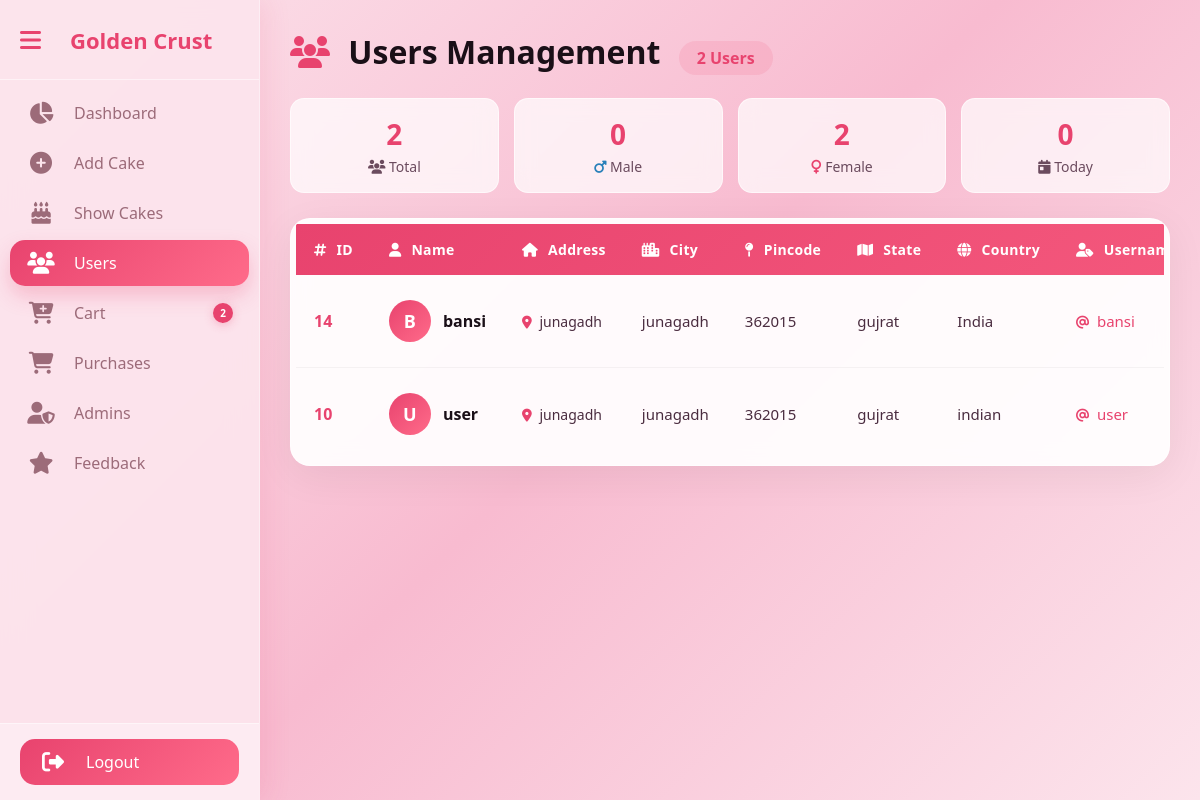
/project/admin/users.php (signed in), run on the app's committed database.
### tables this page shows
CREATE TABLE `users` (
  `id` int(11) NOT NULL,
  `name` varchar(100) NOT NULL,
  `address` text DEFAULT NULL,
  `city` varchar(100) DEFAULT NULL,
  `pincode` varchar(10) DEFAULT NULL,
  `state` varchar(100) DEFAULT NULL,
  `country` varchar(100) DEFAULT NULL,
  `username` varchar(100) DEFAULT NULL,
  `email` varchar(100) NOT NULL,
  `dob` date DEFAULT NULL,
  `password` varchar(100) NOT NULL,
  `gender` enum('Male','Female','Other') DEFAULT NULL,
  `mobileno` varchar(15) DEFAULT NULL,
  `created_at` timestamp NOT NULL DEFAULT current_timestamp(),
  `phone` varchar(20) DEFAULT NULL
);

### project/admin/users.php (the view, shortened to what this page needs)
<?php
$conn = mysqli_connect("localhost","root","","golden_crust");
$result = mysqli_query($conn,"SELECT * FROM users ORDER BY id DESC");
$total_users = mysqli_num_rows($result);
?>
<!DOCTYPE html>
<html>
<head>
    <link rel="stylesheet" href="https://cdnjs.cloudflare.com/ajax/libs/font-awesome/6.4.0/css/all.min.css">
</head>
<body>
<?php include "includes/sidebar.php"; ?>
<div class="main" id="main">
    <div class="page-header">
        <div class="title">
            <i class="fas fa-users"></i> Users Management
            <span class="badge"><?php echo $total_users; ?> Users</span>
        </div>
    </div>
    <div class="stats-summary">
        <div class="stat-card">
            <div class="stat-number"><?php echo $total_users; ?></div>
            <div class="stat-label"><i class="fas fa-users"></i> Total</div>
        </div>
        <div class="stat-card">
            <div class="stat-number">
                <?php
                $male = mysqli_query($conn, "SELECT COUNT(*) AS total FROM users WHERE gender = 'Male'");
                echo mysqli_fetch_assoc($male)['total'] ?? 0;
                ?>
            </div>
            <div class="stat-label"><i class="fas fa-mars" style="color:#2980b9;"></i> Male</div>
        </div>
        <div class="stat-card">
            <div class="stat-number">
                <?php
                $female = mysqli_query($conn, "SELECT COUNT(*) AS total FROM users WHERE gender = 'Female'");
                echo mysqli_fetch_assoc($female)['total'] ?? 0;
                ?>
            </div>
            <div class="stat-label"><i class="fas fa-venus" style="color:#e8436e;"></i> Female</div>
        </div>
        <div class="stat-card">
            <div class="stat-number">
                <?php
                $today = mysqli_query($conn, "SELECT COUNT(*) AS total FROM users WHERE DATE(created_at) = CURDATE()");
                echo mysqli_fetch_assoc($today)['total'] ?? 0;
                ?>
            </div>
            <div class="stat-label"><i class="fas fa-calendar-day"></i> Today</div>
        </div>
    </div>
    <div class="table-wrapper">
        <div class="table-scroll">
            <table>
                <thead>
                    <tr>
                        <th><i class="fas fa-hashtag"></i> ID</th>
                        <th><i class="fas fa-user"></i> Name</th>
                        <th><i class="fas fa-home"></i> Address</th>
                        <th><i class="fas fa-city"></i> City</th>
                        <th><i class="fas fa-map-pin"></i> Pincode</th>
                        <th><i class="fas fa-map"></i> State</th>
                        <th><i class="fas fa-globe"></i> Country</th>
                        <th><i class="fas fa-user-tag"></i> Username</th>
                    </tr>
                </thead>
                <tbody>
                    <?php if($total_users > 0): ?>
                        <?php while($row = mysqli_fetch_assoc($result)): ?>
                        <tr>
                            <td class="id-cell"><?php echo $row['id']; ?></td>
                            <td>
                                <div class="user-cell">
                                    <div class="user-avatar">
                                        <?php echo strtoupper(substr($row['name'], 0, 1)); ?>
                                    </div>
                                    <span class="user-name"><?php echo htmlspecialchars($row['name']); ?></span>
                                </div>
                            </td>
                            <td>
                                <?php if(!empty($row['address'])): ?>
                                    <span class="address-text" title="<?php echo htmlspecialchars($row['address']); ?>">
                                        <i class="fas fa-map-marker-alt"></i>
                                        <?php echo htmlspecialchars(substr($row['address'], 0, 30)); ?>
                                    </span>
                                <?php else: ?>
                                    <span style="color: #b395a5; font-size: 14px;">—</span>
                                <?php endif; ?>
                            </td>
                            <td>
                                <?php if(!empty($row['city'])): ?>
                                    <span class="city-text"><?php echo htmlspecialchars($row['city']); ?></span>
                                <?php else: ?>
                                    <span style="color: #b395a5; font-size: 14px;">—</span>
                                <?php endif; ?>
                            </td>
                            <td>
                                <?php if(!empty($row['pincode'])): ?>
                                    <span class="pincode-text"><?php echo htmlspecialchars($row['pincode']); ?></span>
                                <?php else: ?>
                                    <span style="color: #b395a5; font-size: 14px;">—</span>
                                <?php endif; ?>
                            </td>
                            <td>
                                <?php if(!empty($row['state'])): ?>
                                    <span class="state-text"><?php echo htmlspecialchars($row['state']); ?></span>
                                <?php else: ?>
                                    <span style="color: #b395a5; font-size: 14px;">—</span>
                                <?php endif; ?>
                            </td>
                            <td>
                                <?php if(!empty($row['country'])): ?>
                                    <span class="country-text"><?php echo htmlspecialchars($row['country']); ?></span>
                                <?php else: ?>
                                    <span style="color: #b395a5; font-size: 14px;">—</span>
                                <?php endif; ?>
                            </td>
                            <td>
                                <?php if(!empty($row['username'])): ?>
                                    <span class="username-text">
                                        <i class="fas fa-at"></i> <?php echo htmlspecialchars($row['username']); ?>
                                    </span>
                                <?php else: ?>
                                    <span style="color: #b395a5; font-size: 14px;">—</span>
                                <?php endif; ?>
                            </td>
                        </tr>
                        <?php endwhile; ?>
                    <?php endif; ?>
                </tbody>
            </table>
        </div>
    </div>
</div>
</body>
</html>

### project/admin/users.php (style rules this page uses)
* { margin: 0; padding: 0; box-sizing: border-box; }
body { font-family: 'Poppins', sans-serif; background: linear-gradient(135deg, #fce4ec, #f8bbd0, #fce4ec); min-height: 100vh; }
.main { margin-left: 85px; padding: 30px; transition: margin-left 0.35s ease; min-height: 100vh; }
.main.shift { margin-left: 260px; }
.page-header { display: flex; align-items: center; justify-content: space-between; flex-wrap: wrap; gap: 15px; margin-bottom: 25px; }
.page-header .title { font-size: 32px; font-weight: 800; color: #1a0f17; }
.page-header .title i { color: #e8436e; margin-right: 10px; }
.page-header .title .badge { font-size: 16px; background: rgba(232, 67, 110, 0.12); color: #e8436e; padding: 6px 18px; border-radius: 30px; font-weight: 600; margin-left: 10px; }
.table-wrapper { background: rgba(255, 255, 255, 0.92); backdrop-filter: blur(10px); border-radius: 20px; padding: 5px; box-shadow: 0 10px 40px rgba(0, 0, 0, 0.06); overflow: hidden; border: 1px solid rgba(255, 255, 255, 0.6); }
.table-scroll { overflow-x: auto; }
table { width: 100%; border-collapse: collapse; font-size: 15px; min-width: 1200px; }
thead { background: linear-gradient(135deg, #e8436e, #ff6b8a); }
thead th { color: #fff; padding: 16px 18px; text-align: left; font-weight: 600; font-size: 14px; letter-spacing: 0.3px; white-space: nowrap; }
thead th i { margin-right: 6px; font-size: 14px; }
tbody tr { border-bottom: 1px solid rgba(0, 0, 0, 0.04); transition: 0.3s; }
tbody tr:last-child { border-bottom: none; }
tbody td { padding: 16px 18px; color: #2d1b24; vertical-align: middle; font-size: 15px; }
.id-cell { font-weight: 700; color: #e8436e; font-size: 16px; }
.user-cell { display: flex; align-items: center; gap: 12px; }
.user-avatar { width: 42px; height: 42px; border-radius: 50%; background: linear-gradient(135deg, #e8436e, #ff6b8a); display: flex; align-items: center; justify-content: center; color: #fff; font-weight: 700; font-size: 18px; flex-shrink: 0; }
.user-name { font-weight: 600; color: #1a0f17; font-size: 16px; }
.address-text { font-size: 14px; color: #4a2c3f; max-width: 150px; display: block; white-space: nowrap; overflow: hidden; text-overflow: ellipsis; }
.address-text i { color: #e8436e; margin-right: 4px; font-size: 13px; }
.city-text { font-size: 15px; color: #4a2c3f; }
.pincode-text { font-size: 15px; color: #4a2c3f; font-weight: 500; }
.state-text { font-size: 15px; color: #4a2c3f; }
.country-text { font-size: 15px; color: #4a2c3f; }
.username-text { font-size: 15px; color: #e8436e; font-weight: 500; }
.username-text i { font-size: 13px; margin-right: 4px; }
.stats-summary { display: grid; grid-template-columns: repeat(auto-fit, minmax(150px, 1fr)); gap: 15px; margin-bottom: 25px; }
.stat-card { background: rgba(255, 255, 255, 0.7); backdrop-filter: blur(10px); padding: 16px 20px; border-radius: 14px; border: 1px solid rgba(255, 255, 255, 0.6); text-align: center; }
.stat-card .stat-number { font-size: 28px; font-weight: 800; color: #e8436e; }
.stat-card .stat-label { font-size: 14px; color: #6b4b5e; font-weight: 500; margin-top: 4px; }

### project/admin/includes/sidebar.php (style rules this page uses)
* { margin:0; padding:0; box-sizing:border-box; font-family:'Segoe UI',sans-serif; }
.main { margin-left:85px; transition:margin-left 0.35s ease; min-height:100vh; width: calc(100% - 85px); }
.main.shift { margin-left:260px; width: calc(100% - 260px); }

### data on the page
users: id "14", name "B", name "bansi", address "junagadh", city "junagadh", pincode "362015", state "gujrat", country "India", username "bansi"
users: id "10", name "U", name "user", address "junagadh", city "junagadh", pincode "362015", state "gujrat", country "indian", username "user"

### other printed values
$cart_count "2"
$total_users "2"
mysqli_fetch_assoc($male)['total'] "0"
mysqli_fetch_assoc($female)['total'] "2"
mysqli_fetch_assoc($today)['total'] "0"
